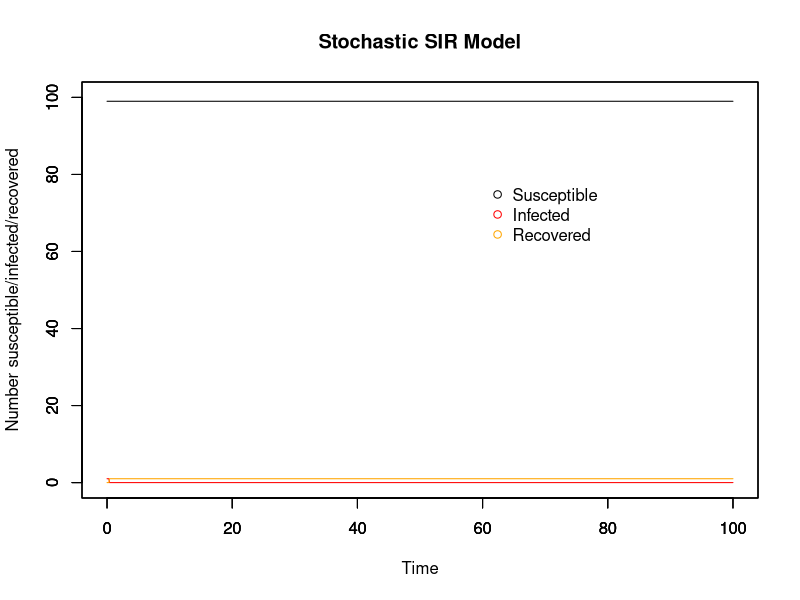

Write the R code that produced this figure.
## Population-based stochastic SIR model from scratch
## 26/10/17

##################
## Input values ##
##################

# Time
timestep <- 0.1
times <- seq(0, 100, by = timestep)

# Initial population: N-1 susceptible, 1 infectious, 0 recovered
init.values = c(
  S = 100-1,
  I = 1,
  R = 0
)
N = sum(init.values)

# R0 & duration of infectiousness
R0 <- 5
D_inf <- 2

###############
## The model ##
###############

# Array for holding collective disease status information for whole period of time
data <- array(0, dim =c(length(times), length(init.values)+1))
data[,1] <- times # make first column the timesteps to make plotting easier later on

# Calculating probabilities that do not change with time
p <- R0 * (timestep/(D_inf*N)) # probability of effective contact
r_t <- (1/D_inf)*timestep # Recovery rate

# For loops for calculating the numbers susceptible, infected, and recovered at each timepoint
for (time in times){
  if (time == 0){ # Set up the number of S/I/R at time 0
    data[1,2] <- init.values["S"] # number of susceptibles at time 0
    data[1,3] <- init.values["I"] # number of infecteds at time 0
    data[1,4] <- init.values["R"] # number of recovereds at time 0
    
  } else{
    whole_time <- 1/timestep * time # makes time into the whole number that it corresponds to in the array
    foi_t <- 1 - (1 - p)^data[whole_time, 3] # Force of infection at time t, affected by the number infectious at prev t
    inf <- rbinom(1, size = data[whole_time,2], prob = foi_t) # number who become infected in this timestep
    rec <- rbinom(1, size = data[whole_time,3], prob = r_t)# number who become recovered in this timestep
    
    data[whole_time+1,2] <- data[whole_time, 2] - inf # number of susceptibles at other times
    
    data[whole_time+1,3] <- data[whole_time, 3]  + inf - rec # number of infecteds at other times
    
    data[whole_time+1,4] <- data[whole_time,4] + rec # number of recovereds at other times
  }
}

##############
## The plot ##
##############

run_stoch <- data.frame(data) # make array into a dataframe
colnames(run_stoch) <- c("time","S", "I", "R")

plot(x = run_stoch$time, y = run_stoch$I, type = "line", col = "red", ylim = c(0,N),
     xlab = "Time", ylab = "Number susceptible/infected/recovered", main = "Stochastic SIR Model")
par(new=T)
plot(x = run_stoch$time, y = run_stoch$S, type = "line", ylim = c(0,N), ylab = "", xlab = "") # add susceptible line
par(new=T)
plot(x = run_stoch$time, y = run_stoch$R, type = "line", col = "orange", ylim = c(0,N), ylab = "", xlab = "") # recovered

## Add legend
legend(60, 0.8*N, c("Susceptible", "Infected", "Recovered"), pch = 1, col = c("black", "red", "orange"), bty = "n")
